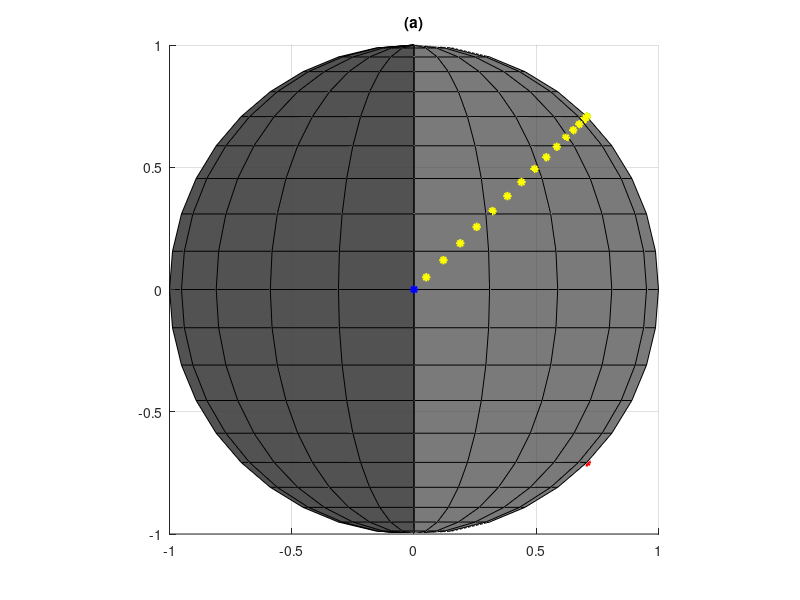

MATLAB code to generate this figure:
clear;
clc;


%% Начальная и конечная точка на сфере Земли в ГСК
m0 = [45.0, 90.0];
m1 = [0.0, 0.0];

m0 = deg2rad(m0);
m1 = deg2rad(m1);

t = 1; % Время в движении [sec]

W_earth = 7.2921159e-5; % [1/sec]
R_earth = 1; % R Земли [m]
M_IE = [+cos(W_earth * t), -sin(W_earth * t), 0;
        +sin(W_earth * t), +cos(W_earth * t), 0;
        0, 0, 1];

%% main cycle

% Орты нормалей в ГСК
e0 = R_earth * [cos(m0(1)) * cos(m0(2));
      cos(m0(1)) * sin(m0(2));
      sin(m0(1))];


e1 = R_earth * [cos(m1(1)) * cos(m1(2));
      cos(m1(1)) * sin(m1(2));
      sin(m1(1))];


% Орты нормалей в ИСК
e0_ = M_IE * e0;
e1_ = M_IE * e1;


% Угол поворота
alpha = acos (dot(e0_, e1_) / (norm(e0_) * norm(e1_)));
e_c = cross(e0_, e1_) /(norm(e0_) * norm(e1_));


% поворот на половину
C = [0, -e_c(3), e_c(2);
     e_c(3), 0, -e_c(1);
     -e_c(2), e_c(1), 0];
E = eye(3);

H = 0.1;
beta = 0:H:alpha;
e_m = zeros (length(beta), 3);
for i = 1:length(beta)
    A = E * cos(beta(i)) + (1 - cos(beta(i))) * (e_c * e_c') - C * sin(beta(i));
    e_m(i, :) = A' * e0_;
end




%% PLOTS
% для картинок
monitor = 2;
sz = get (0, 'MonitorPositions');
pic_size = [0 0 2000, 1000];
pics_path = "../pics/";
save_graf_trigger = 0;
LW = 1.5;

% Траектория полёта КА
F0 = figure ('Position', pic_size);
[x,y,z] = sphere;
axis equal
surf(R_earth*x, R_earth*y, R_earth*z, 'facecolor','#404040', 'facealpha',.7); 
grid on;
axis equal
hold on; 
plot3 ([0, e0_(1)], [0, e0_(2)], [0, e0_(3)], '-*g', 'linewidth',LW);
hold on
plot3 ([0, e1_(1)], [0, e1_(2)], [0, e1_(3)], '-*b', 'linewidth',LW);
plot3 ([0, e_c(1)], [0, e_c(2)], [0, e_c(3)], '-*r', 'linewidth',LW);

view (90, 0);
title ('(а)')

plot3 (e_m(:, 1), e_m(:, 2), e_m(:, 3), '*y', 'linewidth',LW);
